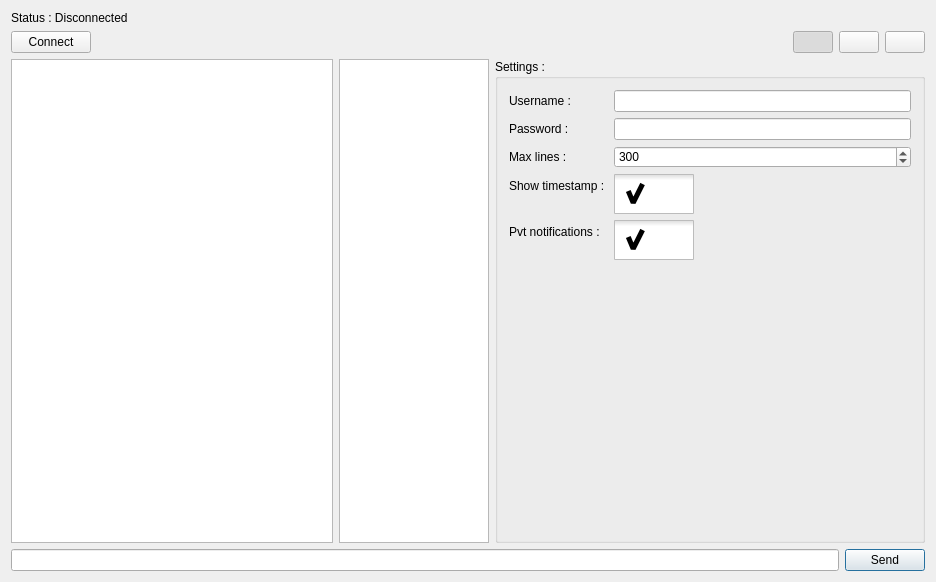
<?xml version="1.0" encoding="UTF-8"?>
<ui version="4.0">
 <class>Dialog</class>
 <widget class="QDialog" name="Dialog">
  <property name="geometry">
   <rect>
    <x>0</x>
    <y>0</y>
    <width>936</width>
    <height>582</height>
   </rect>
  </property>
  <property name="windowTitle">
   <string>POPMM Mobile Client</string>
  </property>
  <property name="styleSheet">
   <string notr="true">QCheckBox::indicator {
     width: 80px;
     height: 40px;
 }

QCheckBox::indicator:checked {
	image: url(:/icons/icons/checkon.png);
}

QCheckBox::indicator:unchecked {
    image: url(:/icons/icons/checkoff.png);
 }</string>
  </property>
  <layout class="QVBoxLayout" name="verticalLayout">
   <item>
    <layout class="QHBoxLayout" name="horizontalLayout_4">
     <item>
      <widget class="QLabel" name="statuslabel">
       <property name="text">
        <string>Status : Disconnected</string>
       </property>
      </widget>
     </item>
    </layout>
   </item>
   <item>
    <layout class="QHBoxLayout" name="horizontalLayout">
     <item>
      <widget class="QPushButton" name="btn_connect">
       <property name="text">
        <string>Connect</string>
       </property>
       <property name="icon">
        <iconset resource="Resource.qrc">
         <normaloff>:/icons/icons/1412808682_globe-01-48.png</normaloff>:/icons/icons/1412808682_globe-01-48.png</iconset>
       </property>
       <property name="iconSize">
        <size>
         <width>54</width>
         <height>54</height>
        </size>
       </property>
       <property name="autoDefault">
        <bool>true</bool>
       </property>
       <property name="flat">
        <bool>false</bool>
       </property>
      </widget>
     </item>
     <item>
      <spacer name="horizontalSpacer">
       <property name="orientation">
        <enum>Qt::Horizontal</enum>
       </property>
       <property name="sizeHint" stdset="0">
        <size>
         <width>40</width>
         <height>20</height>
        </size>
       </property>
      </spacer>
     </item>
     <item>
      <widget class="QPushButton" name="btn_players">
       <property name="toolTip">
        <string>Show players</string>
       </property>
       <property name="text">
        <string/>
       </property>
       <property name="icon">
        <iconset resource="Resource.qrc">
         <normaloff>:/icons/icons/1412808690_user-01-48.png</normaloff>:/icons/icons/1412808690_user-01-48.png</iconset>
       </property>
       <property name="iconSize">
        <size>
         <width>54</width>
         <height>54</height>
        </size>
       </property>
       <property name="checkable">
        <bool>true</bool>
       </property>
       <property name="checked">
        <bool>true</bool>
       </property>
       <property name="autoDefault">
        <bool>true</bool>
       </property>
      </widget>
     </item>
     <item>
      <widget class="QPushButton" name="btn_settings">
       <property name="toolTip">
        <string>Settings</string>
       </property>
       <property name="text">
        <string/>
       </property>
       <property name="icon">
        <iconset resource="Resource.qrc">
         <normaloff>:/icons/icons/1412808704_gear-01-48.png</normaloff>:/icons/icons/1412808704_gear-01-48.png</iconset>
       </property>
       <property name="iconSize">
        <size>
         <width>54</width>
         <height>54</height>
        </size>
       </property>
       <property name="checkable">
        <bool>true</bool>
       </property>
       <property name="autoDefault">
        <bool>true</bool>
       </property>
       <property name="flat">
        <bool>false</bool>
       </property>
      </widget>
     </item>
     <item>
      <widget class="QPushButton" name="btn_info">
       <property name="toolTip">
        <string>Info</string>
       </property>
       <property name="text">
        <string/>
       </property>
       <property name="icon">
        <iconset resource="Resource.qrc">
         <normaloff>:/icons/icons/info.png</normaloff>:/icons/icons/info.png</iconset>
       </property>
       <property name="iconSize">
        <size>
         <width>54</width>
         <height>54</height>
        </size>
       </property>
      </widget>
     </item>
    </layout>
   </item>
   <item>
    <layout class="QHBoxLayout" name="horizontalLayout_2">
     <item>
      <widget class="QTextBrowser" name="textBrowser">
       <property name="sizePolicy">
        <sizepolicy hsizetype="Expanding" vsizetype="Expanding">
         <horstretch>3</horstretch>
         <verstretch>0</verstretch>
        </sizepolicy>
       </property>
       <property name="autoFillBackground">
        <bool>false</bool>
       </property>
       <property name="openExternalLinks">
        <bool>true</bool>
       </property>
      </widget>
     </item>
     <item>
      <widget class="QListView" name="usersList">
       <property name="sizePolicy">
        <sizepolicy hsizetype="Expanding" vsizetype="Expanding">
         <horstretch>1</horstretch>
         <verstretch>0</verstretch>
        </sizepolicy>
       </property>
       <property name="minimumSize">
        <size>
         <width>150</width>
         <height>0</height>
        </size>
       </property>
      </widget>
     </item>
     <item>
      <widget class="QGroupBox" name="groupBox">
       <property name="sizePolicy">
        <sizepolicy hsizetype="Expanding" vsizetype="Expanding">
         <horstretch>4</horstretch>
         <verstretch>0</verstretch>
        </sizepolicy>
       </property>
       <property name="minimumSize">
        <size>
         <width>200</width>
         <height>0</height>
        </size>
       </property>
       <property name="title">
        <string>Settings : </string>
       </property>
       <layout class="QVBoxLayout" name="verticalLayout_2">
        <item>
         <layout class="QFormLayout" name="formLayout">
          <property name="fieldGrowthPolicy">
           <enum>QFormLayout::AllNonFixedFieldsGrow</enum>
          </property>
          <item row="0" column="0">
           <widget class="QLabel" name="usernameLabel">
            <property name="text">
             <string>Username : </string>
            </property>
           </widget>
          </item>
          <item row="0" column="1">
           <widget class="QLineEdit" name="usernameLineEdit"/>
          </item>
          <item row="1" column="0">
           <widget class="QLabel" name="passwordLabel">
            <property name="text">
             <string>Password : </string>
            </property>
           </widget>
          </item>
          <item row="1" column="1">
           <widget class="QLineEdit" name="passwordLineEdit">
            <property name="echoMode">
             <enum>QLineEdit::Password</enum>
            </property>
           </widget>
          </item>
          <item row="3" column="0">
           <widget class="QLabel" name="showTimestampLabel">
            <property name="text">
             <string>Show timestamp : </string>
            </property>
           </widget>
          </item>
          <item row="3" column="1">
           <widget class="QCheckBox" name="showTimestampCheckBox">
            <property name="checked">
             <bool>true</bool>
            </property>
           </widget>
          </item>
          <item row="4" column="0">
           <widget class="QLabel" name="pvtNotificationsLabel">
            <property name="text">
             <string>Pvt notifications : </string>
            </property>
           </widget>
          </item>
          <item row="4" column="1">
           <widget class="QCheckBox" name="pvtNotificationsCheckBox">
            <property name="minimumSize">
             <size>
              <width>0</width>
              <height>0</height>
             </size>
            </property>
            <property name="iconSize">
             <size>
              <width>16</width>
              <height>16</height>
             </size>
            </property>
            <property name="checked">
             <bool>true</bool>
            </property>
           </widget>
          </item>
          <item row="2" column="0">
           <widget class="QLabel" name="maxLinesLabel">
            <property name="text">
             <string>Max lines : </string>
            </property>
           </widget>
          </item>
          <item row="2" column="1">
           <widget class="QSpinBox" name="maxLinesSpinBox">
            <property name="maximum">
             <number>9999</number>
            </property>
            <property name="value">
             <number>300</number>
            </property>
           </widget>
          </item>
         </layout>
        </item>
       </layout>
      </widget>
     </item>
    </layout>
   </item>
   <item>
    <layout class="QHBoxLayout" name="horizontalLayout_3">
     <item>
      <widget class="QLineEdit" name="lineEdit">
       <property name="clearButtonEnabled">
        <bool>false</bool>
       </property>
      </widget>
     </item>
     <item>
      <widget class="QPushButton" name="btn_send">
       <property name="text">
        <string>Send</string>
       </property>
       <property name="icon">
        <iconset resource="Resource.qrc">
         <normaloff>:/icons/icons/1412808698_arrow-right-01-48.png</normaloff>:/icons/icons/1412808698_arrow-right-01-48.png</iconset>
       </property>
       <property name="iconSize">
        <size>
         <width>32</width>
         <height>32</height>
        </size>
       </property>
       <property name="default">
        <bool>true</bool>
       </property>
      </widget>
     </item>
    </layout>
   </item>
  </layout>
 </widget>
 <layoutdefault spacing="6" margin="11"/>
 <resources>
  <include location="Resource.qrc"/>
 </resources>
 <connections/>
</ui>
